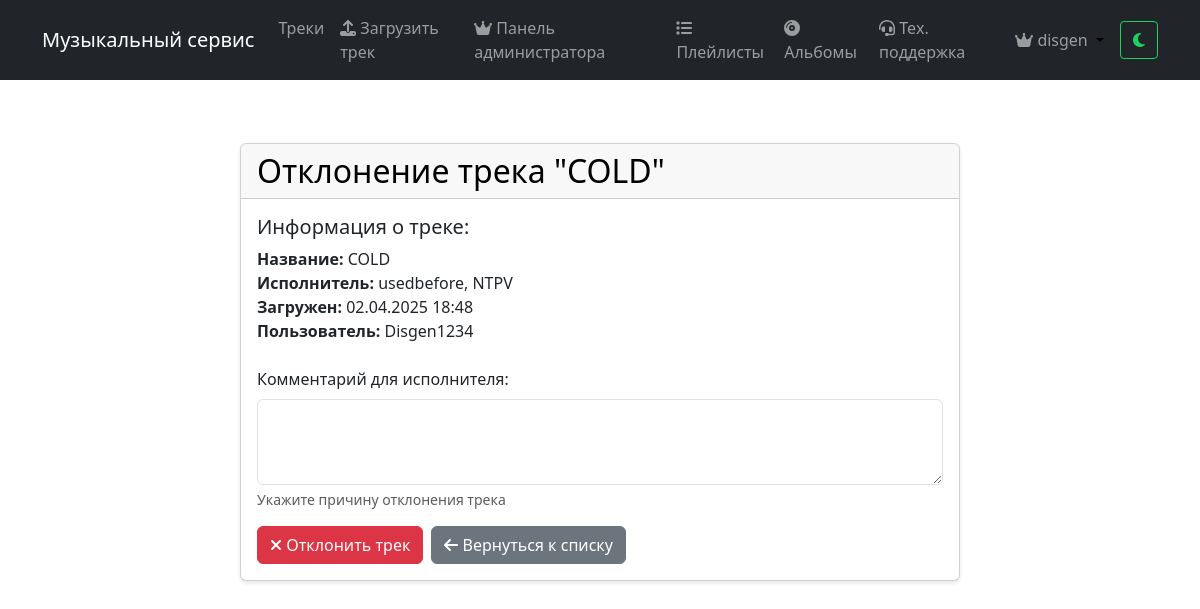
/moderation/2/reject/ (signed in), run on the app's committed database.
### music/models.py (models this page shows, shortened)
class Track(models.Model):
    title = models.CharField(max_length=200, verbose_name='Название')
    artist = models.CharField(max_length=200, verbose_name='Исполнитель')
    album = models.ForeignKey(Album, on_delete=models.CASCADE, related_name='tracks', null=True, blank=True, verbose_name='Альбом')
    track_number = models.PositiveIntegerField(null=True, blank=True, verbose_name='Номер трека')
    audio_file = models.FileField(upload_to='tracks/', validators=[validate_audio_file], null=True, blank=True, verbose_name='Аудио файл')
    cover = models.ImageField(upload_to='covers/', null=True, blank=True, verbose_name='Обложка')
    duration = models.DurationField(null=True, blank=True, verbose_name='Длительность')
    play_count = models.PositiveIntegerField(default=0, verbose_name='Количество прослушиваний')
    user = models.ForeignKey(User, on_delete=models.CASCADE, null=True, blank=True, verbose_name='Пользователь')
    created_at = models.DateTimeField(auto_now_add=True, verbose_name='Дата создания')
    is_approved = models.BooleanField(default=False, verbose_name='Одобрен')
    moderation_comment = models.TextField(null=True, blank=True, verbose_name='Комментарий модератора')
    is_explicit = models.BooleanField(default=False, verbose_name='Есть цензура')
    class Meta:
        verbose_name = 'Трек'
        verbose_name_plural = 'Треки'
        ordering = ['album', 'track_number', '-created_at']

### music/views.py (the view, shortened to what this page needs)
# urls.py: path('moderation/<int:pk>/reject/', views.reject_track, name='reject_track'),
@login_required
@user_passes_test(is_admin)
def reject_track(request, pk):
    track = get_object_or_404(Track, pk=pk)
    return render(request, 'music/reject_track.html', {'track': track})

### music/context_processors.py (called while the page is built)
def pending_tracks_count(request):
    if request.user.is_authenticated and request.user.is_superuser:
        return {'pending_tracks_count': Track.objects.filter(is_approved=False).count()}
    return {'pending_tracks_count': 0}

def support_tickets_count(request):
    if request.user.is_authenticated and request.user.is_superuser:
        unread_count = SupportMessage.objects.filter(
            ticket__status__in=['open', 'in_progress'],
            is_read=False
        ).exclude(user=request.user).count()
    else:
        unread_count = 0
    return {'unread_tickets_count': unread_count}

### music/views.py (called while the page is built)
def is_admin(user):
    return user.is_superuser

### templates/music/reject_track.html (shortened to what this page needs)
{% extends 'base.html' %}
{% block content %}
<div class="container mt-4">
    <div class="row justify-content-center">
        <div class="col-md-8">
            <div class="card">
                <div class="card-header">
                    <h2 class="card-title mb-0">Отклонение трека "{{ track.title }}"</h2>
                </div>
                <div class="card-body">
                    <div class="mb-4">
                        <h5>Информация о треке:</h5>
                        <p>
                            <strong>Название:</strong> {{ track.title }}<br>
                            <strong>Исполнитель:</strong> {{ track.artist }}<br>
                            <strong>Загружен:</strong> {{ track.created_at|date:"d.m.Y H:i" }}<br>
                            <strong>Пользователь:</strong> {{ track.user.username }}
                        </p>
                    </div>
                    <form method="post">
                        <div class="mb-3">
                            <label for="comment" class="form-label">Комментарий для исполнителя:</label>
                            <textarea class="form-control" id="comment" name="comment" rows="3" required></textarea>
                            <div class="form-text">Укажите причину отклонения трека</div>
                        </div>
                        <div class="d-flex gap-2">
                            <button type="submit" class="btn btn-danger">
                                <i class="fas fa-times"></i> Отклонить трек
                            </button>
                            <a href="{% url 'music:moderation_list' %}" class="btn btn-secondary">
                                <i class="fas fa-arrow-left"></i> Вернуться к списку
                            </a>
                        </div>
                    </form>
                </div>
            </div>
        </div>
    </div>
</div>
{% endblock %}

### templates/base.html (shortened to what this page needs)
{% load static %}
<!DOCTYPE html>
<html lang="ru">
<head>
    <link href="https://cdn.jsdelivr.net/npm/bootstrap@5.1.3/dist/css/bootstrap.min.css" rel="stylesheet">
    <link href="{% static 'css/style.css' %}" rel="stylesheet">
    <link href="https://cdnjs.cloudflare.com/ajax/libs/font-awesome/5.15.4/css/all.min.css" rel="stylesheet">
    <link href="{% static 'css/bootstrap.min.css' %}" rel="stylesheet">
    <link href="{% static 'css/fontawesome.min.css' %}" rel="stylesheet">
    <link href="{% static 'css/player.css' %}" rel="stylesheet">
</head>
<body>
    <nav class="navbar navbar-expand-lg navbar-dark bg-dark">
        <div class="container">
            <a class="navbar-brand" href="{% url 'music:home' %}">Музыкальный сервис</a>
            <div class="collapse navbar-collapse" id="navbarNav">
                <ul class="navbar-nav me-auto">
                    <li class="nav-item">
                        <a class="nav-link" href="{% url 'music:track_list' %}">Треки</a>
                    </li>
                    {% if user.is_authenticated %}
                        <li class="nav-item">
                            <a class="nav-link" href="{% url 'music:track_upload' %}">
                                <i class="fas fa-upload"></i> Загрузить трек
                            </a>
                        </li>
                        {% if user.is_superuser %}
                            <li class="nav-item">
                                <a class="nav-link" href="{% url 'music:admin_panel' %}">
                                    <i class="fas fa-crown"></i> Панель администратора
                                </a>
                            </li>
                        {% endif %}
                        <li class="nav-item">
                            <a class="nav-link {% if request.resolver_match.url_name == 'playlist_list' %}active{% endif %}" href="{% url 'music:playlist_list' %}">
                                <i class="fas fa-list"></i> Плейлисты
                            </a>
                        </li>
                        <li class="nav-item">
                            <a class="nav-link {% if request.resolver_match.url_name == 'album_list' %}active{% endif %}" href="{% url 'music:album_list' %}">
                                <i class="fas fa-compact-disc"></i> Альбомы
                            </a>
                        </li>
                        <li class="nav-item">
                            <a class="nav-link {% if request.resolver_match.url_name == 'support_ticket_list' %}active{% endif %}" href="{% url 'music:support_ticket_list' %}">
                                <i class="fas fa-headset"></i> Тех. поддержка
                            </a>
                        </li>
                    {% endif %}
                </ul>
                <ul class="navbar-nav">
                    {% if user.is_authenticated %}
                        <li class="nav-item dropdown">
                            <a class="nav-link dropdown-toggle" href="#" id="userDropdown" role="button" data-bs-toggle="dropdown" aria-expanded="false">
                                {% if user.profile.role == 'artist' %}
                                    <i class="fas fa-music"></i>
                                {% elif user.is_superuser %}
                                    <i class="fas fa-crown"></i>
                                {% else %}
                                    <i class="fas fa-user"></i>
                                {% endif %}
                                {{ user.username }}
                            </a>
                        </li>
                    {% endif %}
                </ul>
            </div>
            <button id="theme-toggle" class="btn btn-outline-custom ms-2">
                <i class="fas fa-moon" id="theme-icon"></i>
            </button>
        </div>
    </nav>
    <div class="container mt-4 main-container">
        {% block content %}{% endblock %}
    </div>
</body>
</html>

### static/css/style.css (style rules this page uses)
.main-container { min-height: 70vh; padding: 15px; width: 100%; max-width: 100%; overflow-x: hidden; margin-bottom: 60px; }
.card { margin-bottom: 20px; border-radius: 8px; overflow: hidden; box-shadow: 0 2px 4px rgba(0, 0, 0, 0.1); background-color: #fff; }
.card-body { padding: 15px; }

### templates/base.html (style rules this page uses)
:root { --bg-color: #ffffff; --text-color: #000000; --track-bg: #f0f0f0; --track-hover: #e8e8e8; --player-bg: #A9A9A9; --border-color: #e0e0e0; }
body { background-color: var(--bg-color); color: var(--text-color); min-height: 100vh; }
.btn-outline-custom { color: #1ed15e !important; border-color: #1ed15e !important; background-color: transparent !important; }
.track-title, .track-artist, .track-info h5, .track-info p, .track-info a, #playerTitle, #playerArtist, .track-item h5, .track-item p, .album-tracks h5, .album-tracks p, .playlist-tracks h5, .playlist-tracks p, .track-list h5, .track-list p, h5.track-name, p.track-artist, .track-name, .artist-name, .album-title, .album-artist, .card-title, .card-text, .album-info h5, .album-info p, .album-tracks .track-title, .album-tracks .track-artist, .playlist-info h5, .playlist-info p, .playlist-item h5, .playlist-item p, .playlist-track-title, .playlist-track-artist, .album-track-title, .album-track-artist, .track-details h5, .track-details p, .track-row h5, .track-row p, .track-list-item h5, .track-list-item p, .track-container h5, .track-container p, div[class*="track"] h5, div[class*="track"] p, div[class*="playlist"] h5, div[class*="playlist"] p, div[class*="album"] h5, div[class*="album"] p { color: var(--text-color) !important; }
.dropdown-toggle::after, .btn-more::after, .track-menu-button, .track-menu-button i, .btn[data-bs-toggle="dropdown"], .btn[data-bs-toggle="dropdown"] i { color: #000000 !important; }
#theme-toggle { padding: 0.375rem 0.75rem; border-radius: 0.25rem; }

### data on the page
Track: title "COLD", artist "usedbefore, NTPV", created_at "02.04.2025 18:48", user.username "Disgen1234"

### other printed values
{{ user.username }} "disgen"
